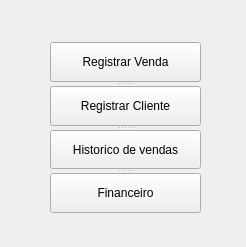
<?xml version="1.0" encoding="UTF-8"?>
<ui version="4.0">
 <class>Form_menu</class>
 <widget class="QWidget" name="Form_menu">
  <property name="geometry">
   <rect>
    <x>0</x>
    <y>0</y>
    <width>246</width>
    <height>247</height>
   </rect>
  </property>
  <property name="windowTitle">
   <string>Menu</string>
  </property>
  <widget class="QSplitter" name="splitter">
   <property name="geometry">
    <rect>
     <x>50</x>
     <y>42</y>
     <width>151</width>
     <height>171</height>
    </rect>
   </property>
   <property name="orientation">
    <enum>Qt::Vertical</enum>
   </property>
   <widget class="QPushButton" name="PB_venda">
    <property name="text">
     <string>Registrar Venda</string>
    </property>
   </widget>
   <widget class="QPushButton" name="PB_cliente">
    <property name="text">
     <string>Registrar Cliente</string>
    </property>
   </widget>
   <widget class="QPushButton" name="PB_historico">
    <property name="text">
     <string>Historico de vendas</string>
    </property>
   </widget>
   <widget class="QPushButton" name="PB_financeiro">
    <property name="text">
     <string>Financeiro</string>
    </property>
   </widget>
  </widget>
 </widget>
 <resources/>
 <connections/>
</ui>
